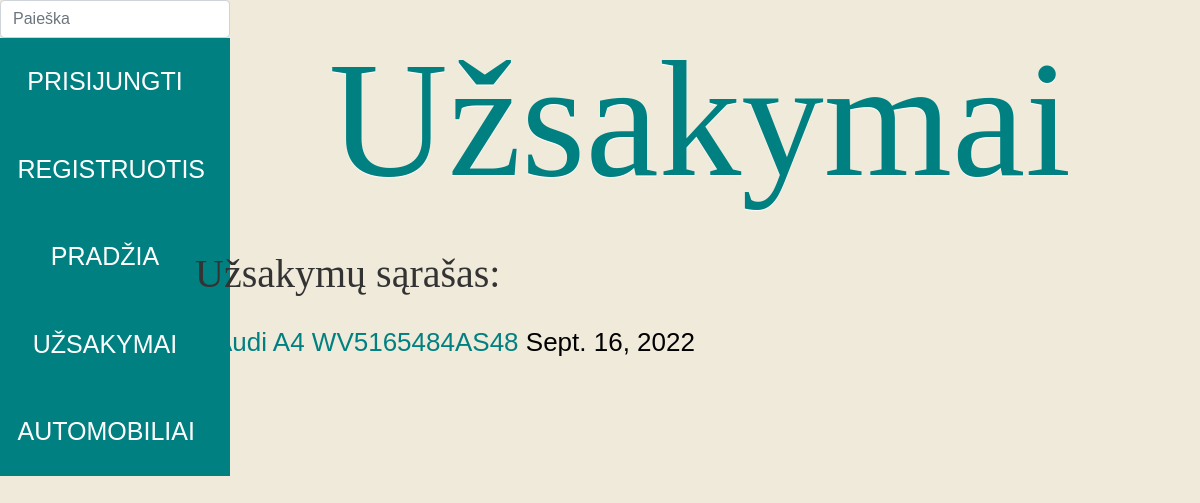
The page /autoservice/orders/ on the database as committed earlier.
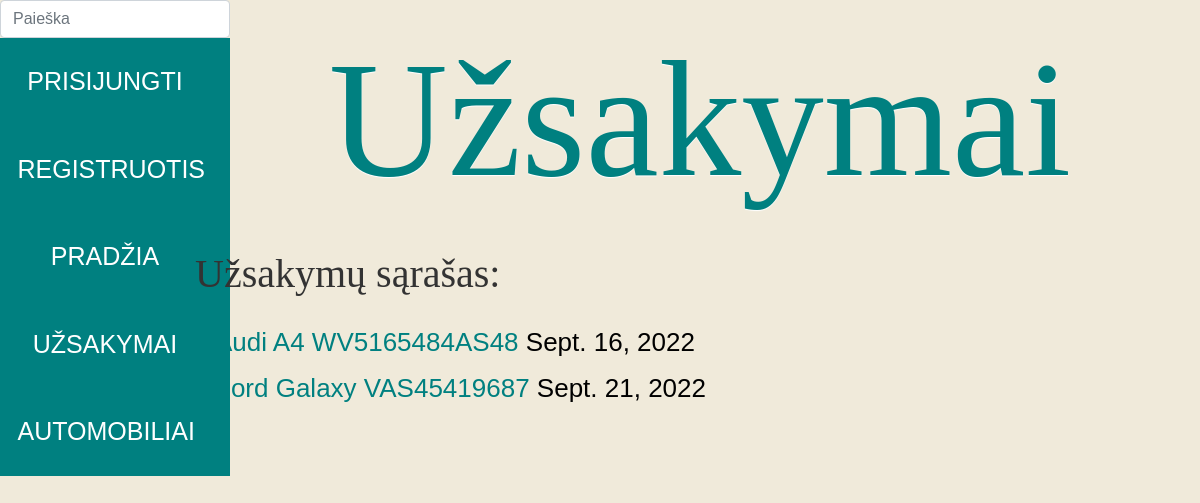
The same page on the database as committed later.
### autoservice/models.py (models this page shows, shortened)
class Uzsakymas(models.Model):
    data = models.DateField("Data", null=True, blank=True)
    automobilis_id = models.ForeignKey(
        "Automobilis", on_delete=models.SET_NULL, null=True
    )
    suma = models.FloatField("Suma", max_length=200)
    UZSAKYMO_STATUS = (
        ("p", "Priimtas"),
        ("v", "Vykdomas"),
        ("i", "Įvykdytas"),
        ("a", "Atmestas"),
    )
    status = models.CharField(
        max_length=1,
        choices=UZSAKYMO_STATUS,
        blank=True,
        default="p",
        help_text="Statusas",
    )
    class Meta:
        verbose_name = "Užsakymas"
        verbose_name_plural = "Užsakymai"

class Automobilis(models.Model):
    valstybinis_nr = models.CharField("Valstybinis_NR", max_length=7)
    automobilio_modelis_id = models.ForeignKey(
        "AutomobilioModelis", on_delete=models.SET_NULL, null=True
    )
    VIN_kodas = models.CharField(
        "VIN_kodas", max_length=200, help_text="Įveskite VIN kodą"
    )
    klientas = models.CharField("Klientas", max_length=200)
    nuotrauka = models.ImageField("Nuotrauka", upload_to="auto_nuotraukos", null=True)
    class Meta:
        verbose_name = "Automobilis"
        verbose_name_plural = "Automobiliai"
    def __str__(self):
        return f"{self.automobilio_modelis_id} {self.VIN_kodas}"

class AutomobilioModelis(models.Model):
    marke = models.CharField(
        "Markė", max_length=50, help_text="Įveskite automobilio markę"
    )
    modelis = models.CharField(
        "Modelis", max_length=50, help_text="Įveskite automobilio modelį"
    )
    class Meta:
        verbose_name = "Automobilio modelis"
        verbose_name_plural = "Automobilių modeliai"
    def __str__(self):
        return f"{self.marke} {self.modelis}"

### autoservice/views.py (the view)
# urls.py: path("orders/", views.OrdersListView.as_view(), name="orders_link"),
class OrdersListView(generic.ListView):
    model = Uzsakymas
    paginate_by = 2
    template_name = "order_list.html"

### autoservice/templates/order_list.html (shortened to what this page needs)
{% extends "base.html" %}
{% block content %}
<div class="cars">
<h1>Užsakymai</h1>
<p style="margin-top: 60px; margin-left: -20px">Užsakymų sąrašas:</p>
{% if uzsakymas_list %}
<ul>
    {% for order in uzsakymas_list %}
    <li><span class="text-wrapper">
        <a href="{{ order.id }}" style="color: #008080;">{{ order.automobilis_id }}</a> {{ order.data }}
    </span></li>
    {% endfor %}
</ul>
{% else %}
    <p>Užsakymų nėra</p>
{% endif %}
</div>
{% endblock %}

### autoservice/templates/base.html (shortened to what this page needs)
<!DOCTYPE html>
<html lang="en">
<head>
  <link rel="stylesheet" href="https://stackpath.bootstrapcdn.com/bootstrap/4.1.3/css/bootstrap.min.css">
  {% load static %}
  <link rel="stylesheet" href="{% static 'css/styles.css' %}">
</head>
<body class="body">
  <div class="area" >
    <ul class="circles">
    </ul>
    <div class="container-fluid">
      <div class="row">
        <div class="col-sm-2">
        {% block sidebar %}
          <ul class="sidebar-nav">
            <li>
            <form style="margin-left: 20px; width: 230px;" action="{% url 'search_link' %}" method="get">
              <input name="query" class="form-control" type="text" placeholder="Paieška">
            </form>
            </li>
              {% if user.is_authenticated %}
            <li><a href="#">
            {{ user.get_username }}</a></li>
            <li><a href="#">Mano knygos</a></li>
            <li><a href="{% url 'logout'%}?next=/autoservice">Atsijungti</a></li>
          {% else %}
            <li><a href="{% url 'login'%}?next={{request.path}}">Prisijungti</a></li>
            <li><a href="#">Registruotis</a></li>
          {% endif %}
            <li><a href="{% url 'index' %}">Pradžia</a></li>
            <li><a href="{% url 'orders_link' %}">Užsakymai</a></li>
            <li><a href="{% url 'cars' %}">Automobiliai</a></li>
          </ul>
       {% endblock %}
        </div>
        <div class="col-sm-10">{% block content %}{% endblock %}</div>
      </div>
    </div>
  </div >
</body>
</html>

### autoservice/static/css/styles.css (style rules this page uses)
ul { color: #008080; }
li::marker { font-size: 2rem; font-weight: bolder; }
.text-wrapper { color: black; font-size: 26px; }
.cars h1 { color: #008080; font-family: "Great Vibes", cursive; font-size: 165px; line-height: 160px; font-weight: normal; margin-bottom: 0px; margin-top: 40px; text-align: center; text-shadow: 0 1px 1px #fff; }
.cars p { color: #333333; font-family: Georgia, serif; font-size: 40px; line-height: 28px; margin: 0 0 28px 20px; }
.sidebar-nav { margin-left: -35px; list-style: none; }
.sidebar-nav li { text-align: center; width: 200px; }
.sidebar-nav a { display: inline-block; width: 250px; font-size: 25px; background-color: #008080; color: white; padding: 1em 1.5em; text-decoration: none; text-transform: uppercase; }
* { margin: 0px; padding: 0px; }
body { font-family: 'Exo', sans-serif; }
.area { background: #F0EADA; background: -webkit-linear-gradient(to left, #8f94fb, #4e54c8); width: 100%; height:100vh; }
.circles { position: absolute; top: 0; left: 0; width: 100%; height: 100%; overflow: hidden; }

Rows that differ between the two databases and show on the page:
added Uzsakymas: automobilis_id "Ford Galaxy VAS45419687", data "Sept. 21, 2022"
